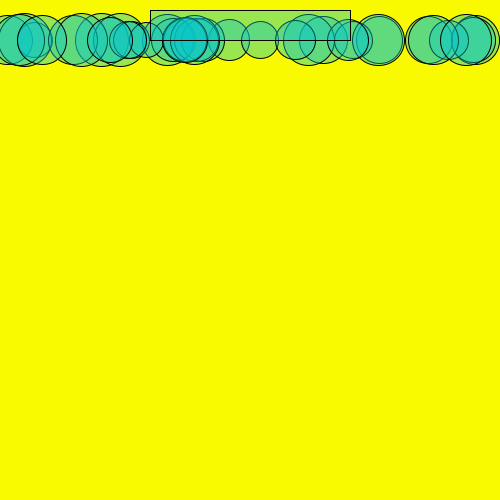
Frame 1 (no input)
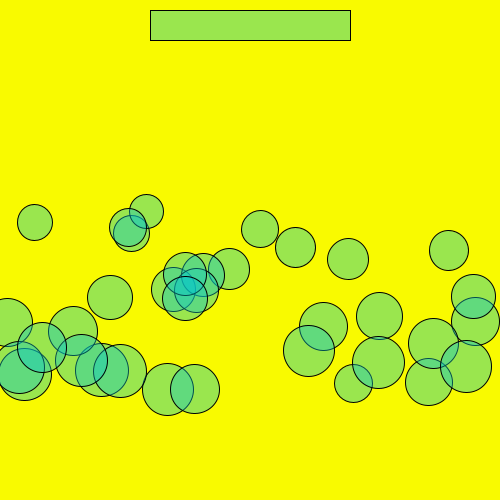
Frame 60 (the mouse pressed at the canvas centre just before this capture)
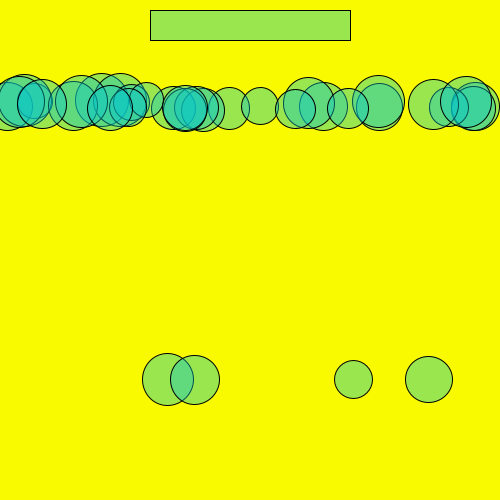
Frame 120 (the mouse held since frame 60 and released just before this capture)

The Processing sketch that drew these frames (run headless with seeded random() and noise(); from frame 60 on, the mouse is pressed at the canvas centre):

// Processing sketch: processing_59588
// ── processing_59588.pde

//Problem set 3  Question 2
Circle[] c = new Circle[35];

boolean animate = false;

void setup() {
  size(500, 500);
  smooth();

  for (int i = 0; i < c.length; i++) {
    c[i] = new Circle(random(width), 40);
  }
}

void draw() {
  background(249,250,0);


  for (int i = 0; i < c.length; i++) {
    c[i].BALL();
    c[i].DROP();
  }


  if (animate == true) {
    fill(53, 250, 0);
  }
  rect(btnX, btnY, btnW, btnH);
}
int btnX = 150;
int btnY = 10;
int btnW =200;
int btnH = 30;

void mousePressed() {
  if ( mouseX > btnX && mouseX < (btnX+btnW) && mouseY > btnY && mouseY < (btnY+btnH)) {
    animate = !animate;
  }
}
class Circle {
  float X;
  float Y;

  float speed;
  float gravity;
  float dia;

  Circle(float CircleX, float CircleY) {

    X = CircleX;
    Y = CircleY;

    speed = random(0.1, 5);
    gravity = 0.2;
    dia = map(speed, 2, 10, 45, 10);
  }

  void BALL() {

    fill(7, 200, 200, 100);
    ellipse(X, Y, dia, dia);
  }

  void DROP() {
    if (animate == false) {
      Y = Y + speed;
      speed = speed + gravity;
      if (Y >= height-120) {

        speed *= -0.9;
      }
    }
  }
}
